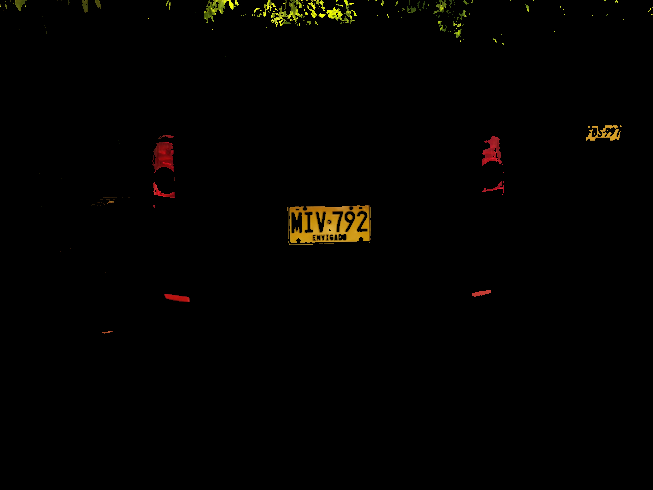
%> input picture Clase 6/placa_3.bmp, 653 x 490 px
$ octave Clase_6_1.m   (GNU Octave 9; MATLAB toolbox functions it lacks are replaced by stand-ins)
%> lines starting %> are read from the running program, lines starting %| are printed output that depends on the picture; in (x1, y1, x2, y2) boxes, pixels count from 0 and x2, y2 are one past the last pixel; in counts of white or black regions, pixels touching at a corner belong together; the program's own positions count from 1
clear all, close all, clc
a = imread('placa_3.bmp');aa=a;
%> further down, a is the input picture: size 490x653x3 uint8; mean R, G, B 2.8, 2, 0.5
%a=imresize(a,0.5);
[fil, col, cap]= size(a);
%> fil = 490; col = 653; cap = 3
if cap>1; a=rgb2gray(a); end;
%> after `a=rgb2gray(a)`:
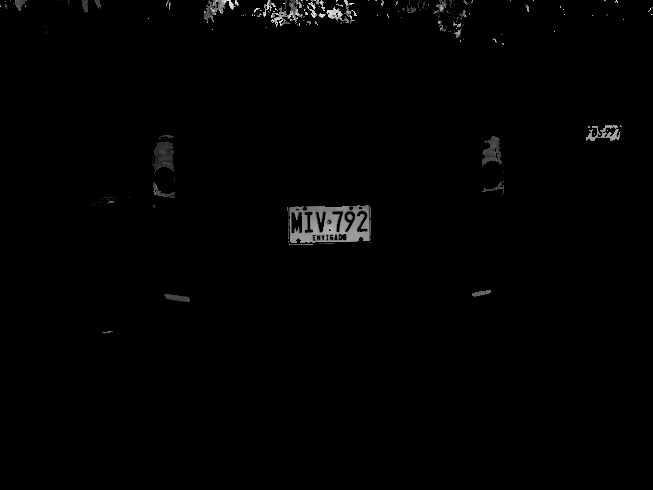
%> a: size 490x653 uint8; min 0, max 233, mean 2.1

a=imclearborder(a);

[l,n] = bwlabel(a);
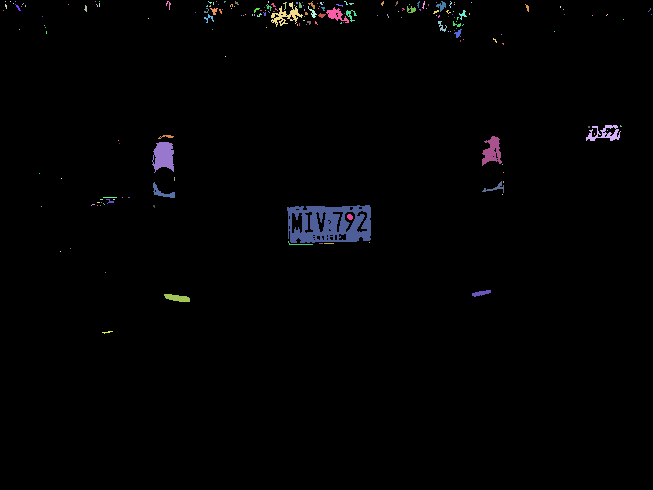
%> l: size 490x653 double; 194 distinct labels, from 0 to 193; one colour per label, 0 black
%> n = 193
figure(1); imagesc(l);colormap('hot');
title(['Numero objetos = ', num2str(n)]);
impixelinfo
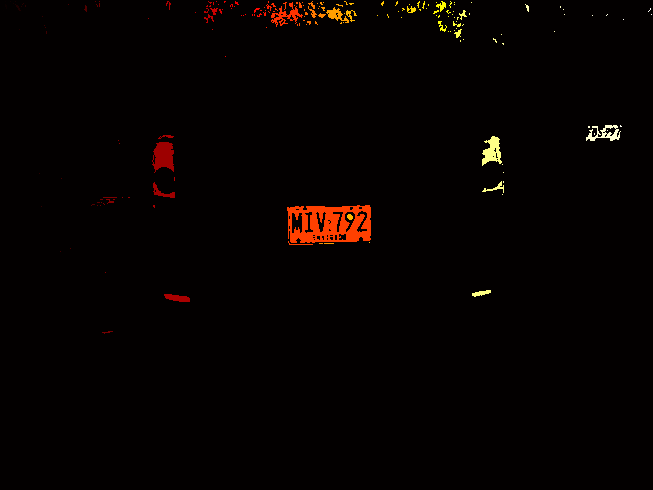
%> displayed picture: size 490x653x3, on the screen's scale of 0 to 255; mean R, G, B 6.8, 1.6, 0.4
b=[];
for i=1:n
    c=a*0;
    c(l==i)=255;
    area = sum(c(:)/255);
    %figure(2);imshow(c);
    %title(['Area = ', num2str(area)]);
    %pause%(1);
    b=[b,area];
end
%> this loop made 193 passes
%> area on passes 44, 45, 47: 493, 117, 30
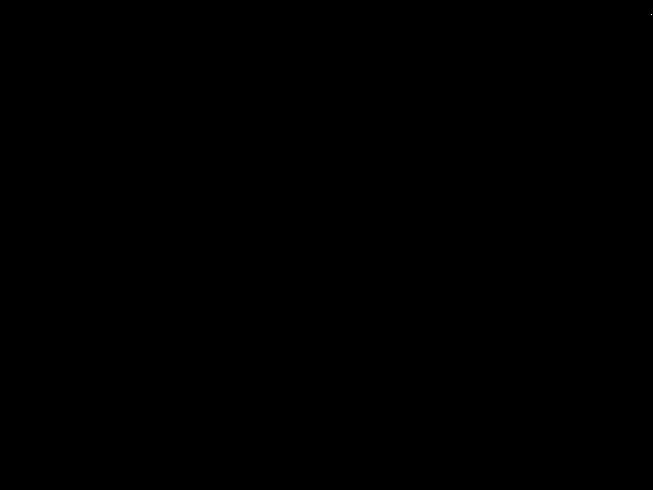
%> c: size 490x653 uint8; 0% white in thin lines or dots, all inside (x1, y1, x2, y2) = (651, 14, 652, 15)
%> after the loop, b = 193 values, max 2253 at index 90, min 1 at index 1, mean 27.25
figure(2); plot(b);
%> after `plot(b)`:
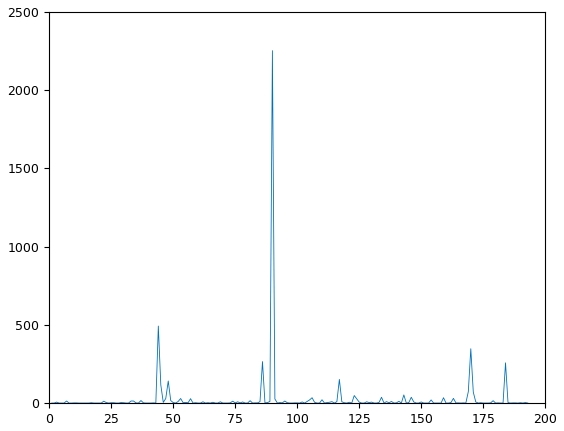
%> figure redrawn from the program's plot data; curve peaks at x = 90, y = 2253

ind = max(b);
%> ind = 2253
ind = find(b==ind);
%> ind = 90
d=a*0; d(l==ind)=255;
%> after `d(l==ind)=255`:
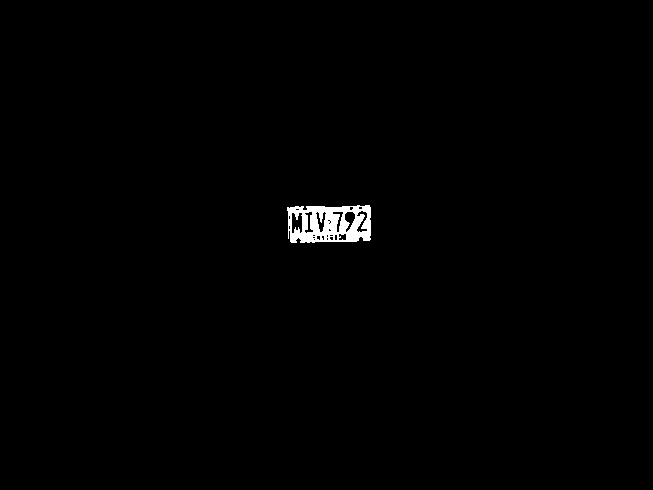
%> d: size 490x653 uint8; 0.7% white; 1 white region, box (x1, y1, x2, y2) and area: (287, 205, 371, 243) 2253
figure(3); imshow(d);
[fil, col]=find(d>0);
%> fil = 2253 values from 206 to 243; col = 2253 values from 288 to 371
fil_min = min(fil(:));
%> fil_min = 206
fil_max = max(fil(:));
%> fil_max = 243
col_min = min(col(:));
%> col_min = 288
col_max = max(col(:));
%> col_max = 371

e = aa(fil_min:fil_max,col_min:col_max, :);
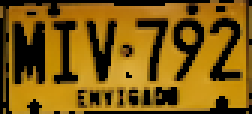
%> e: size 38x84x3 uint8 (shown 3 times larger); mean R, G, B 124.7, 89.6, 15.5
figure(4); imshow(e);

$ run again, with Clase 6/figuras.bmp copied over Clase 6/placa_3.bmp
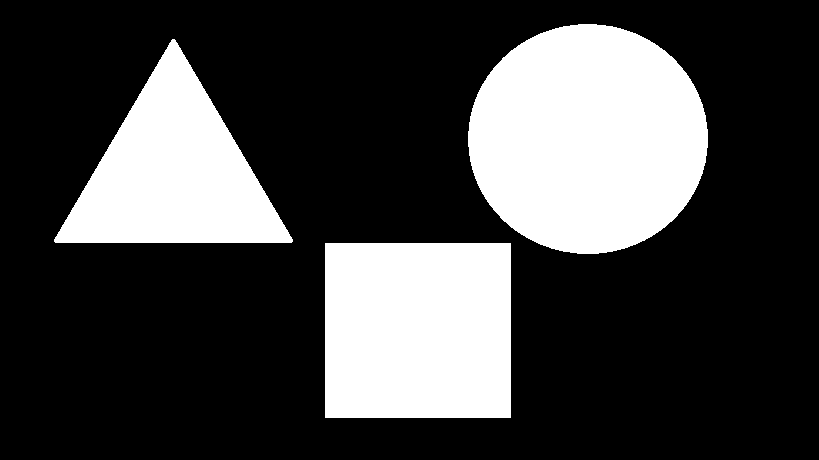
%> input picture Clase 6/figuras.bmp, 819 x 460 px
%> a: size 460x819 logical; 26.8% white; 3 white regions, box (x1, y1, x2, y2) and area: (468, 24, 708, 254) 43303, (325, 243, 511, 418) 32550, (54, 39, 293, 243) 25040
%> `[l,n] = bwlabel(a);`:
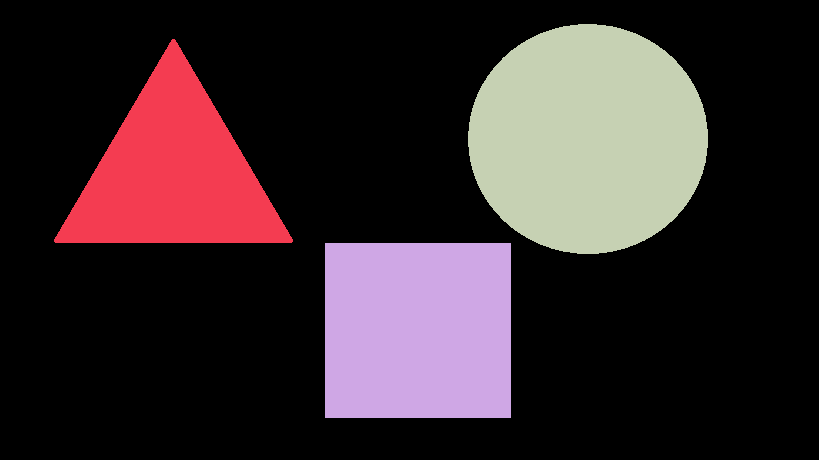
%> l: size 460x819 double; 4 distinct labels, from 0 to 3; one colour per label, 0 black
%> n = 3
%> the loop `for i=1:n` made 3 passes
%> (area, b) on passes 1 to 3: (25040, 25040), (32550, [25040 32550]), (43303, [25040 32550 43303])
%> `ind = max(b);`: ind = 43303
%> `ind = find(b==ind);`: ind = 3
%> `[fil, col]=find(d>0);`: fil = 43303 values from 25 to 254; col = 43303 values from 469 to 708
%> fil_min = 25
%> fil_max = 254
%> col_min = 469
%> col_max = 708
%> `e = aa(fil_min:fil_max,col_min:col_max, :);`:
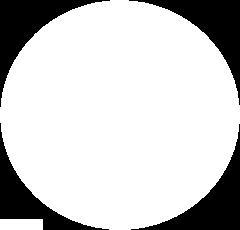
%> e: size 230x240 logical; 79.3% white; 4 black regions, box (x1, y1, x2, y2) and area: (0, 0, 110, 107) 2983, (129, 0, 240, 105) 2974, (131, 124, 240, 230) 2965, (0, 123, 109, 230) 2502
